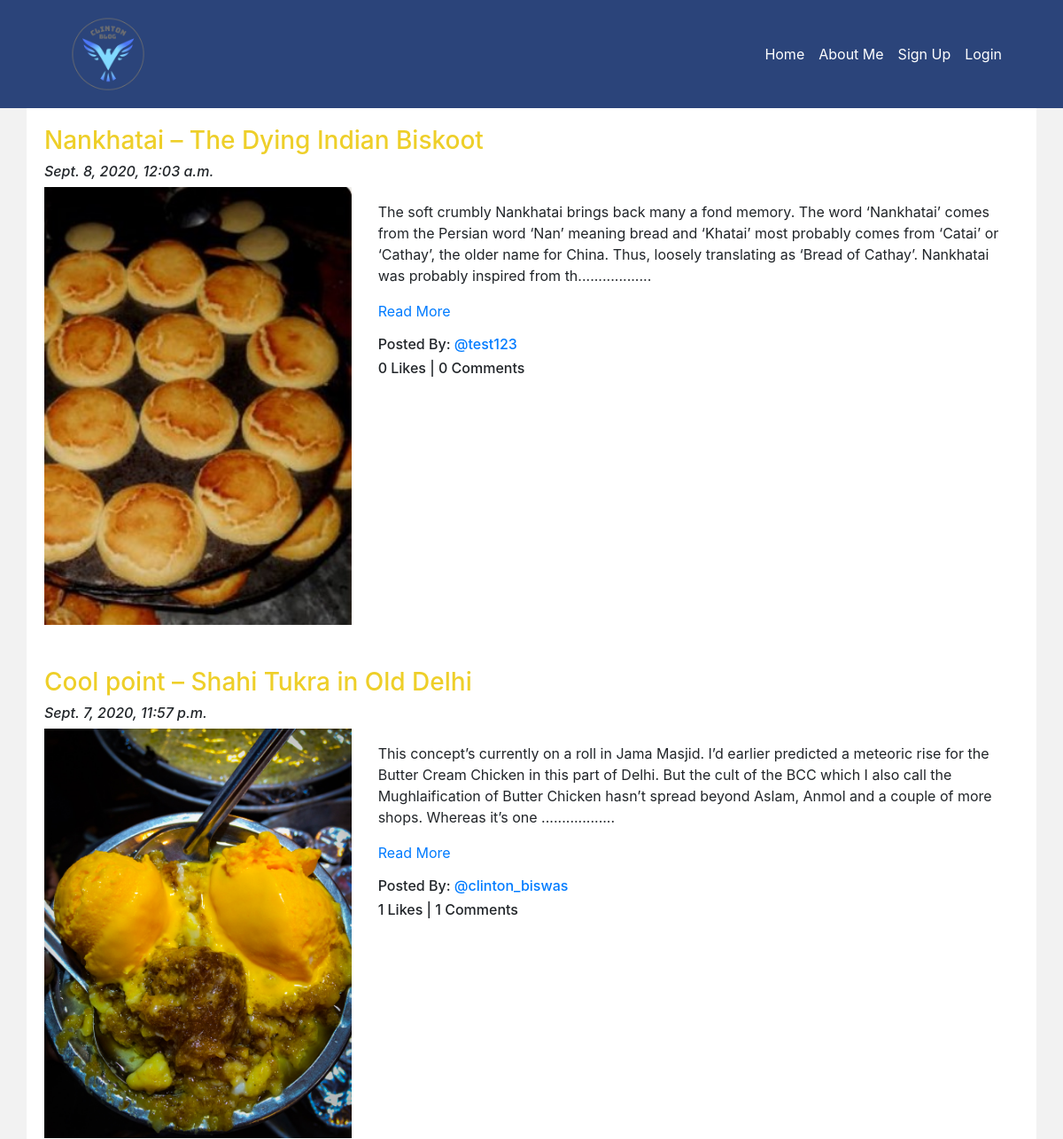
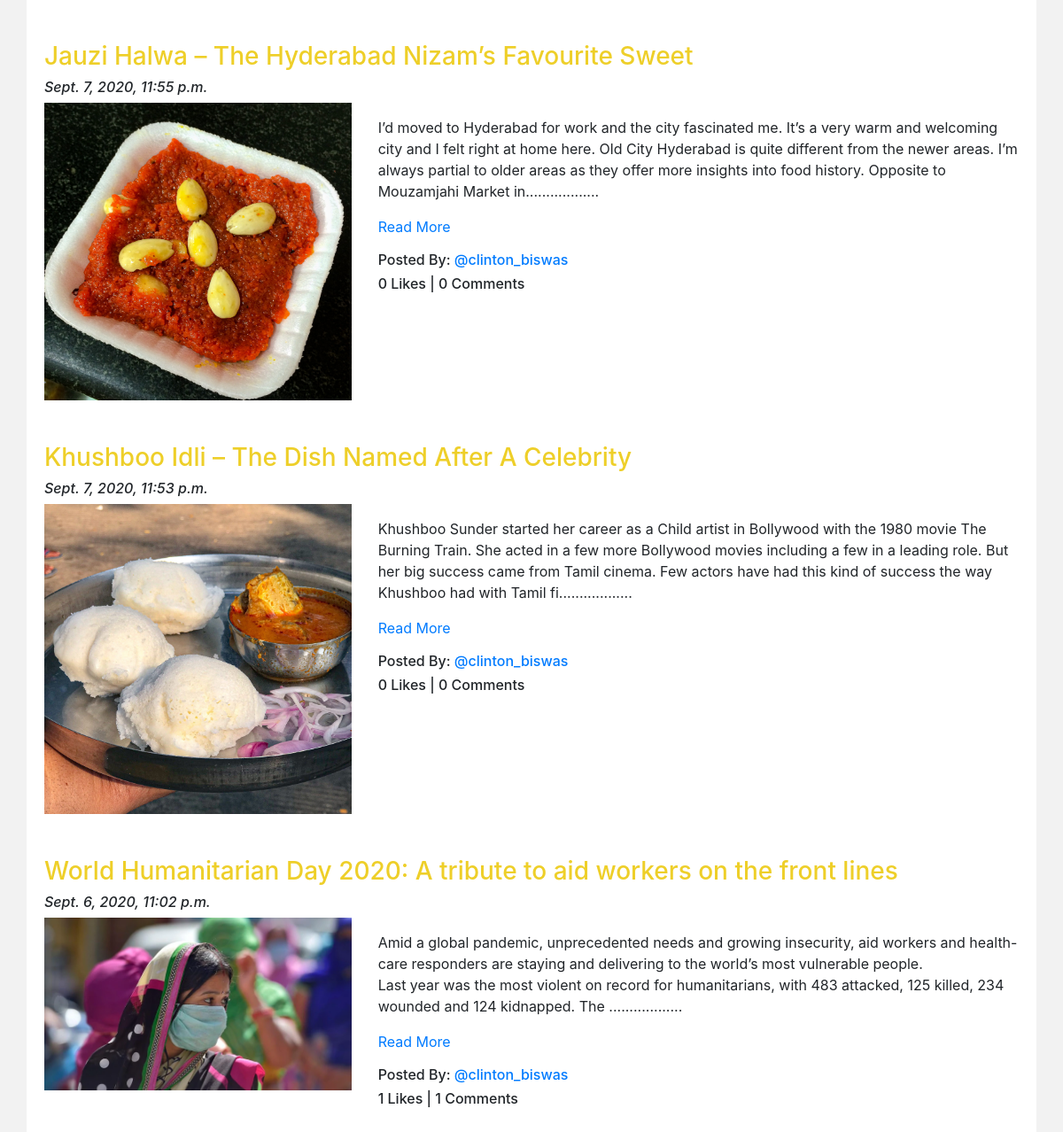
Screenshot of /blog/ with the database file from the repository (2 pictures, top to bottom).
### App_Blog/models.py (models this page shows, shortened)
class Blog(models.Model):
    author = models.ForeignKey(User, on_delete=models.CASCADE, related_name='post_author')
    blog_title = models.CharField(max_length=800, verbose_name="Put a Title")
    slug = models.SlugField(max_length=800, unique=True)
    blog_content = models.TextField(verbose_name="What is on your mind?")
    blog_image = models.ImageField(upload_to='blog_images', verbose_name="Image")
    publish_date = models.DateTimeField(auto_now_add=True)
    update_date = models.DateTimeField(auto_now=True)
    class Meta:
        ordering = ['-publish_date',]

### App_Blog/views.py (the view)
# urls.py: path('', views.BlogList.as_view(), name='blog_list'),
class BlogList(ListView):
    context_object_name = 'blogs'
    model = Blog
    template_name = 'App_Blog/blog_list.html'

### App_Blog/templatetags/custom_filters.py (called while the page is built)
def range_filter(value):
    return value[0:300] + ".................."

### Templates/App_Blog/blog_list.html (shortened to what this page needs)
{% extends 'base.html' %}
{% load crispy_forms_tags %}
{% load custom_filters %}
{% block body_block %}
{% for blog in blogs %}
<h3 style="color: #EECF29">{{blog.blog_title}}</h3>
<h6><i>{{blog.publish_date}}</i></h6>
<div class="row">
  <div class="col-sm-4">
    <img src="/media/{{blog.blog_image}}" alt="{{blog.blog_title}}" title="{{blog.blog_title}}" width="100%">
  </div>
  <div class="col-sm-8">
    <p>{{blog.blog_content|range_filter|linebreaks}} <a href="{% url 'App_Blog:blog_details' slug=blog.slug %}">Read More</a></p>
    <h6>Posted By: <a href="{% url 'App_Login:profile'%}">@{{blog.author}}</a></h6>
    <h6>{{blog.liked_blog.count}} Likes | {{blog.blog_comment.count}} Comments</h6>
  </div>
</div>
<br>
<br>
{% endfor %}
{% endblock %}

### Templates/base.html (shortened to what this page needs)
<!DOCTYPE html>
{% load static %}
<html lang="en" dir="ltr">
  <head>
    <link rel="stylesheet" href="https://maxcdn.bootstrapcdn.com/bootstrap/4.4.1/css/bootstrap.min.css">
    <link rel="stylesheet" href="https://cdnjs.cloudflare.com/ajax/libs/font-awesome/4.7.0/css/font-awesome.min.css">
    <link href="https://maxcdn.bootstrapcdn.com/font-awesome/4.7.0/css/font-awesome.min.css" rel="stylesheet">
  </head>
  <body style="background-color: #F2F2F2">
    <div class="container-fluid"style="background-color: #2b447a">
<div class="container">
    <nav class="navbar navbar-expand-sm navbar-light" style="background-color: #2b447a">
          <a class="nav-link" href="{% url 'index' %}"><img src="/media/logo1.png" width="90px"></a>
  <div class="collapse navbar-collapse" id="navbarSupportedContent">
  <ul class="navbar-nav ml-auto">
    <li class="nav-item">
      <a class="nav-link" href="{% url 'index'%}"style="color: White">Home</a>
    </li>
    <li class="nav-item">
      <a class="nav-link" href="{% url 'App_Blog:about'%}"style="color: White">About Me</a>
    </li>
    {%if user.is_authenticated%}
    <li class="nav-item">
      <a class="nav-link" href="{% url 'App_Login:logout'%}" style="color: White">Logout</a>
    </li>
    <li class="nav-item">
      <a class="nav-link" href="{% url 'App_Login:profile'%}" style="color: White">Profile</a>
    </li>
    <li class="nav-item">
      <a class="nav-link" href="{% url 'App_Blog:create_blog'%}"style="color: White">Write Blog</a>
    </li>
    <li class="nav-item">
      <a class="nav-link" href="{% url 'App_Blog:my_blog'%}"style="color: White">My Blogs</a>
    </li>
    {% else %}
    <li class="nav-item">
      <a class="nav-link" href="{% url 'App_Login:signup'%}"style="color: White">Sign Up</a>
    </li>
    <li class="nav-item">
      <a class="nav-link" href="{% url 'App_Login:login'%}"style="color: White">Login</a>
    </li>
    {% endif %}
  </ul>
</div>
</nav>
</div>
</div>
<div class="container" style="padding:20px;background-color:White";>
  {% block body_block %}
  {% endblock %}
</div>
  </body>
</html>

### rows the page displays
Blog: blog_title "Nankhatai – The Dying Indian Biskoot", publish_date "Sept. 8, 2020, 12:03 a.m.", blog_image (picture), blog_content|range_filter "The soft crumbly Nankhatai brings back many a fond memory. The word ‘Nankhatai’ comes from the Persian word ‘Nan’ meaning bread and ‘Khatai’ most probably comes from ‘Catai’ or ‘Cathay’, the older name for China. Thus, loosely translating as ‘Bread of Cathay’. Nankhatai was probably inspired from th..................", author "test123", liked_blog.count "0", blog_comment.count "0"
Blog: blog_title "Cool point – Shahi Tukra in Old Delhi", publish_date "Sept. 7, 2020, 11:57 p.m.", blog_image (picture), blog_content|range_filter "This concept’s currently on a roll in Jama Masjid. I’d earlier predicted a meteoric rise for the Butter Cream Chicken in this part of Delhi. But the cult of the BCC which I also call the Mughlaification of Butter Chicken hasn’t spread beyond Aslam, Anmol and a couple of more shops. Whereas it’s one ..................", author "clinton_biswas", liked_blog.count "1", blog_comment.count "1"
Blog: blog_title "Jauzi Halwa – The Hyderabad Nizam’s Favourite Sweet", publish_date "Sept. 7, 2020, 11:55 p.m.", blog_image (picture), blog_content|range_filter "I’d moved to Hyderabad for work and the city fascinated me. It’s a very warm and welcoming city and I felt right at home here. Old City Hyderabad is quite different from the newer areas. I’m always partial to older areas as they offer more insights into food history. Opposite to Mouzamjahi Market in..................", author "clinton_biswas", liked_blog.count "0", blog_comment.count "0"
Blog: blog_title "Khushboo Idli – The Dish Named After A Celebrity", publish_date "Sept. 7, 2020, 11:53 p.m.", blog_image (picture), blog_content|range_filter "Khushboo Sunder started her career as a Child artist in Bollywood with the 1980 movie The Burning Train. She acted in a few more Bollywood movies including a few in a leading role. But her big success came from Tamil cinema. Few actors have had this kind of success the way Khushboo had with Tamil fi..................", author "clinton_biswas", liked_blog.count "0", blog_comment.count "0"
Blog: blog_title "World Humanitarian Day 2020: A tribute to aid workers on the front lines", publish_date "Sept. 6, 2020, 11:02 p.m.", blog_image (picture), blog_content|range_filter "Amid a global pandemic, unprecedented needs and growing insecurity, aid workers and health-care responders are staying and delivering to the world’s most vulnerable people. Last year was the most violent on record for humanitarians, with 483 attacked, 125 killed, 234 wounded and 124 kidnapped. The ..................", author "clinton_biswas", liked_blog.count "1", blog_comment.count "1"
